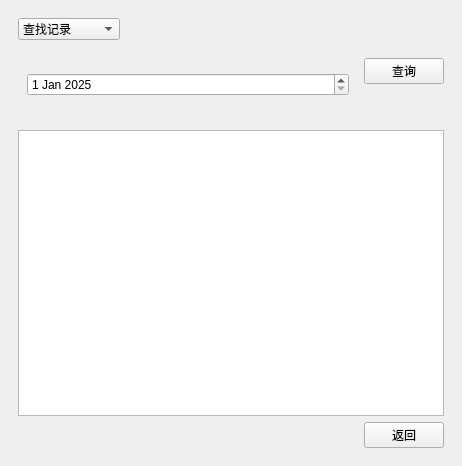
<?xml version="1.0" encoding="UTF-8"?>
<ui version="4.0">
 <class>MainWindow</class>
 <widget class="QMainWindow" name="MainWindow">
  <property name="geometry">
   <rect>
    <x>0</x>
    <y>0</y>
    <width>462</width>
    <height>466</height>
   </rect>
  </property>
  <property name="windowTitle">
   <string>服务器</string>
  </property>
  <widget class="QWidget" name="centralwidget">
   <layout class="QGridLayout" name="gridLayout_4">
    <item row="0" column="0">
     <layout class="QHBoxLayout" name="horizontalLayout_4"/>
    </item>
    <item row="1" column="1">
     <widget class="QStackedWidget" name="stackedWidget_main">
      <property name="currentIndex">
       <number>1</number>
      </property>
      <widget class="QWidget" name="page_5">
       <layout class="QVBoxLayout" name="verticalLayout_5">
        <item>
         <layout class="QVBoxLayout" name="verticalLayout">
          <item>
           <widget class="QGroupBox" name="groupBox">
            <property name="title">
             <string>服务器日志</string>
            </property>
            <layout class="QHBoxLayout" name="horizontalLayout">
             <item>
              <widget class="QPlainTextEdit" name="logEdit"/>
             </item>
            </layout>
           </widget>
          </item>
          <item>
           <layout class="QHBoxLayout" name="horizontalLayout_10">
            <item>
             <widget class="QPushButton" name="pushButton_gosearch">
              <property name="text">
               <string>查找记录</string>
              </property>
             </widget>
            </item>
            <item>
             <layout class="QHBoxLayout" name="horizontalLayout_2">
              <item>
               <spacer name="horizontalSpacer">
                <property name="orientation">
                 <enum>Qt::Vertical</enum>
                </property>
                <property name="sizeHint" stdset="0">
                 <size>
                  <width>40</width>
                  <height>20</height>
                 </size>
                </property>
               </spacer>
              </item>
              <item>
               <widget class="QPushButton" name="startStopButton">
                <property name="text">
                 <string>启动服务器</string>
                </property>
               </widget>
              </item>
             </layout>
            </item>
           </layout>
          </item>
         </layout>
        </item>
       </layout>
      </widget>
      <widget class="QWidget" name="page_6">
       <layout class="QVBoxLayout" name="verticalLayout_7">
        <item>
         <layout class="QVBoxLayout" name="verticalLayout_6">
          <item>
           <layout class="QVBoxLayout" name="verticalLayout_4" stretch="0,1">
            <item>
             <layout class="QHBoxLayout" name="horizontalLayout_8">
              <item>
               <layout class="QVBoxLayout" name="verticalLayout_2">
                <item>
                 <layout class="QHBoxLayout" name="horizontalLayout_7">
                  <item>
                   <widget class="QComboBox" name="comboBox">
                    <item>
                     <property name="text">
                      <string>查找记录</string>
                     </property>
                    </item>
                    <item>
                     <property name="text">
                      <string>按日期查询</string>
                     </property>
                    </item>
                    <item>
                     <property name="text">
                      <string>按用户查询</string>
                     </property>
                    </item>
                    <item>
                     <property name="text">
                      <string>按关键字查询</string>
                     </property>
                    </item>
                   </widget>
                  </item>
                  <item>
                   <spacer name="horizontalSpacer_2">
                    <property name="orientation">
                     <enum>Qt::Horizontal</enum>
                    </property>
                    <property name="sizeHint" stdset="0">
                     <size>
                      <width>40</width>
                      <height>20</height>
                     </size>
                    </property>
                   </spacer>
                  </item>
                 </layout>
                </item>
                <item>
                 <widget class="QStackedWidget" name="stackedWidget_search">
                  <property name="currentIndex">
                   <number>1</number>
                  </property>
                  <widget class="QWidget" name="page"/>
                  <widget class="QWidget" name="page_2">
                   <layout class="QGridLayout" name="gridLayout">
                    <item row="0" column="0">
                     <widget class="QDateEdit" name="dateEdit">
                      <property name="dateTime">
                       <datetime>
                        <hour>0</hour>
                        <minute>0</minute>
                        <second>0</second>
                        <year>2025</year>
                        <month>1</month>
                        <day>1</day>
                       </datetime>
                      </property>
                     </widget>
                    </item>
                   </layout>
                  </widget>
                  <widget class="QWidget" name="page_3">
                   <layout class="QGridLayout" name="gridLayout_2">
                    <item row="0" column="0">
                     <layout class="QHBoxLayout" name="horizontalLayout_5">
                      <item>
                       <widget class="QLabel" name="label">
                        <property name="text">
                         <string>输入用户名：</string>
                        </property>
                       </widget>
                      </item>
                      <item>
                       <widget class="QLineEdit" name="lineEdit_sender"/>
                      </item>
                     </layout>
                    </item>
                   </layout>
                  </widget>
                  <widget class="QWidget" name="page_4">
                   <layout class="QGridLayout" name="gridLayout_3">
                    <item row="0" column="0">
                     <layout class="QHBoxLayout" name="horizontalLayout_6">
                      <item>
                       <widget class="QLabel" name="label_2">
                        <property name="text">
                         <string>输入关键字：</string>
                        </property>
                       </widget>
                      </item>
                      <item>
                       <widget class="QLineEdit" name="lineEdit_keycode"/>
                      </item>
                     </layout>
                    </item>
                   </layout>
                  </widget>
                 </widget>
                </item>
               </layout>
              </item>
              <item>
               <layout class="QVBoxLayout" name="verticalLayout_3">
                <item>
                 <spacer name="verticalSpacer">
                  <property name="orientation">
                   <enum>Qt::Vertical</enum>
                  </property>
                  <property name="sizeHint" stdset="0">
                   <size>
                    <width>20</width>
                    <height>40</height>
                   </size>
                  </property>
                 </spacer>
                </item>
                <item>
                 <widget class="QPushButton" name="pushButton_search">
                  <property name="text">
                   <string>查询</string>
                  </property>
                 </widget>
                </item>
                <item>
                 <spacer name="verticalSpacer_2">
                  <property name="orientation">
                   <enum>Qt::Vertical</enum>
                  </property>
                  <property name="sizeHint" stdset="0">
                   <size>
                    <width>20</width>
                    <height>40</height>
                   </size>
                  </property>
                 </spacer>
                </item>
               </layout>
              </item>
             </layout>
            </item>
            <item>
             <widget class="QTextBrowser" name="textBrowser"/>
            </item>
           </layout>
          </item>
          <item>
           <layout class="QHBoxLayout" name="horizontalLayout_9">
            <item>
             <spacer name="horizontalSpacer_3">
              <property name="orientation">
               <enum>Qt::Horizontal</enum>
              </property>
              <property name="sizeHint" stdset="0">
               <size>
                <width>40</width>
                <height>20</height>
               </size>
              </property>
             </spacer>
            </item>
            <item>
             <widget class="QPushButton" name="pushButton_back">
              <property name="text">
               <string>返回</string>
              </property>
             </widget>
            </item>
           </layout>
          </item>
         </layout>
        </item>
       </layout>
      </widget>
     </widget>
    </item>
   </layout>
   <widget class="QWidget" name="layoutWidget">
    <property name="geometry">
     <rect>
      <x>0</x>
      <y>0</y>
      <width>2</width>
      <height>2</height>
     </rect>
    </property>
    <layout class="QHBoxLayout" name="horizontalLayout_3"/>
   </widget>
  </widget>
 </widget>
 <resources/>
 <connections/>
</ui>
